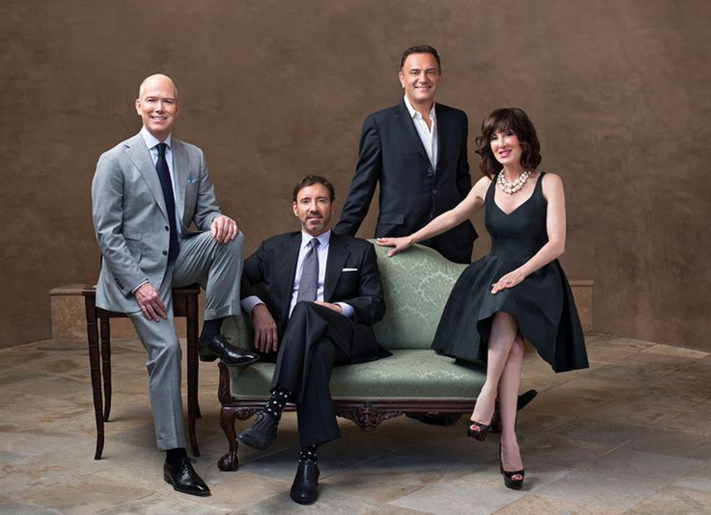
#> input picture normal1.jpg, 1421 x 1029 px, found by its file name (shown at 1/2 size)
$ python Test.py
#> lines starting #> are read from the running program, lines starting #| are printed output that depends on the picture
import numpy as np
import matplotlib.pyplot as plt

# we will only use:  scipy.ndimage.correlate
from scipy import ndimage

# we will only use:  ski.util.view_as_windows for computing hog descriptor
import skimage as ski
# we will only use:  scipy.ndimage.correlate
from scipy import ndimage
import math


def mygradient(image):
    """
    This function takes a grayscale image and returns two arrays of the
    same size, one containing the magnitude of the gradient, the second
    containing the orientation of the gradient.


    Parameters
    ----------
    image : 2D float array of shape HxW
         An array containing pixel brightness values

    Returns
    -------
    mag : 2D float array of shape HxW
        gradient magnitudes

    ori : 2Dfloat array of shape HxW
        gradient orientations in radians
    """

    mag = np.zeros(image.shape)
    ori = np.zeros(image.shape)

    xDerivative = ndimage.correlate(image, np.array([[-1, 1]]), mode="nearest")
    yDerivative = ndimage.correlate(image, np.array([[-1], [1]]), mode="nearest")

    xSquared = np.multiply(xDerivative, xDerivative)
    ySquared = np.multiply(yDerivative, yDerivative)

    mag = np.sqrt(np.add(xSquared, ySquared))

    # Floating Point correction
    xDerivative = np.add(xDerivative, 0.0000000000000000001)
    ori = np.arctan(np.divide(yDerivative, xDerivative))

    return (mag, ori)


def hog(image, bsize, norient):
    """
    This function takes a grayscale image and returns a 3D array
    containing the histogram of gradient orientations descriptor (HOG)
    We follow the convention that the histogram covers gradients starting
    with the first bin at -pi/2 and the last bin ending at pi/2.

    Parameters
    ----------
    image : 2D float array of shape HxW
         An array containing pixel brightness values

    bsize : int
        The size of the spatial bins in pixels, defaults to 8

    norient : int
        The number of orientation histogram bins, defaults to 9

    Returns
    -------
    ohist : 3D float array of shape (H/bsize,W/bsize,norient)
        edge orientation histogram

    """

    # determine the size of the HOG descriptor
    (h, w) = image.shape
    h2 = int(np.ceil(h / float(bsize)))
    w2 = int(np.ceil(w / float(bsize)))
    ohist = np.zeros((h2, w2, norient))

    # pad the input image as needed so that it is a multiple of bsize
    # If the input image dimensions are not a multiple of 8,
    # you should use np.pad with the mode=edge option to pad the width and height up to the nearest integer multiple of 8.
    if h % bsize == 0:
        ph = h
    else:
        ph = bsize * (math.trunc((h + (bsize)) / bsize))

    if w % bsize == 0:
        pw = w
    else:
        pw = bsize * (math.trunc((w + (bsize)) / bsize))

    ph = ph - h
    pw = pw - w

    image = np.pad(image, (ph, pw), 'symmetric')

    # compute image gradients
    (magCopy, oriCopy) = mygradient(image)

    # choose a threshold which is 10% of the maximum gradient magnitude in the image
    thresh = 0.1 * np.max(magCopy)

    # separate out pixels into orientation channels, dividing the range of orientations
    # [-pi/2,pi/2] into norient equal sized bins and count how many fall in each block
    # as a sanity check, make sure every pixel gets assigned to at most 1 bin.

    for i in range(norient):
        # create a binary image containing 1s for pixels at the ith
        # orientation where the magnitude is above the threshold.

        # I would suggest your function loops over the orientation bins.
        # For each orientation bin you'll need to identify those pixels in the image
        # whose magnitude is above the threshold and whose orientation falls in the given bin.
        # You can do this easily in numpy using logical operations in order to generate an array
        # the same size as the image that contains Trues at the locations of every edge pixel
        # that falls in the given orientation bin and is above threshold

        B = np.zeros((h, w))  # same size as image

        binStart = (-np.pi / 2) + i * (np.pi / 9)
        binEnd = (-np.pi / 2) + (i + 1) * (np.pi / 9)

        mag = np.zeros(image.shape)
        mag[np.where(magCopy > thresh)] = 1

        ori = np.zeros(image.shape)
        ori[np.where((binStart <= oriCopy) & (oriCopy <= binEnd))] = 1

        B = mag * ori

        # pull out non-overlapping bsize x bsize blocks
        chblock = ski.util.view_as_windows(B, (bsize, bsize), step=bsize)

        # sum up the count for each block and store the results
        for j in range(h2):
            for k in range(w2):
                ohist[j, k, i] = np.count_nonzero(chblock[j, k])

    # lastly, normalize the histogram so that the sum along the orientation dimension is 1
    # note: don't divide by 0! If there are no edges in a block (i.e. the sum of counts
    # is 0) then your code should leave all the values as zero.
    mySum = np.sum(ohist, axis=2)

    for g in range(h2):
        for h in range(w2):
            if (mySum[g, h] > 0.0):
                ohist[g, h, :] = ohist[g, h, :] / mySum[g, h]

    #     print("ohist", ohist)
    assert (ohist.shape == (h2, w2, norient))

    return ohist


import scipy


# [87 lines left out: function detect, not called in this run]


import matplotlib.patches as patches


# [154 lines left out: functions plot_detections, learn_template, not called in this run]


#############################
##
#############################
#
# Demonstrate your mygradient function here by loading in a grayscale
# image, calling mygradient, and visualizing the resulting magnitude
# and orientation images. For visualizing orientation image, I suggest
# using the hsv or twilight colormap.
#

image = plt.imread("normal1.jpg")
#> image is the input picture: shape (1029, 1421, 3); mean R, G, B 93.2, 81.2, 74.8

if(image.dtype == np.uint8):
    image = image.astype(float) /256

image = (image[:,:,0]+image[:,:,1]+image[:,:,2])/3
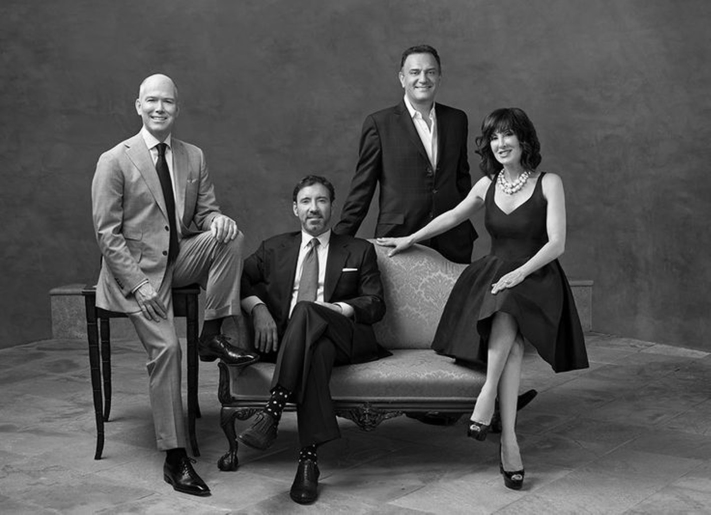
#> image: shape (1029, 1421) float64 (shown at 1/2 size); min 0, max 0.996, mean 0.324


(mag,ori) = mygradient(image)
#> in mygradient, `xDerivative = ndimage.correlate(image, np.array([[-1, 1]]), mode="near..`:
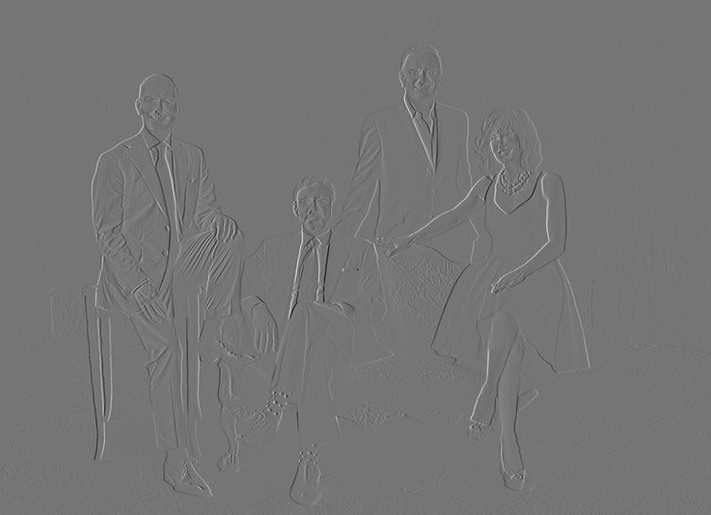
#> xDerivative: shape (1029, 1421) float64 (shown at 1/2 size); min -0.422, max 0.492, mean 8.58e-06; drawn with min black and max white
#> in mygradient, `yDerivative = ndimage.correlate(image, np.array([[-1], [1]]), mode="ne..`:
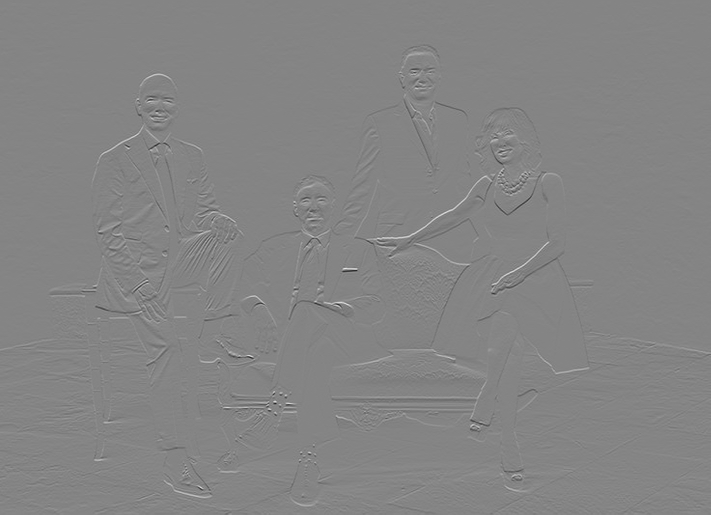
#> yDerivative: shape (1029, 1421) float64 (shown at 1/2 size); min -0.497, max 0.461, mean 0.000242; drawn with min black and max white
#> in mygradient, `xSquared = np.multiply(xDerivative, xDerivative)`:
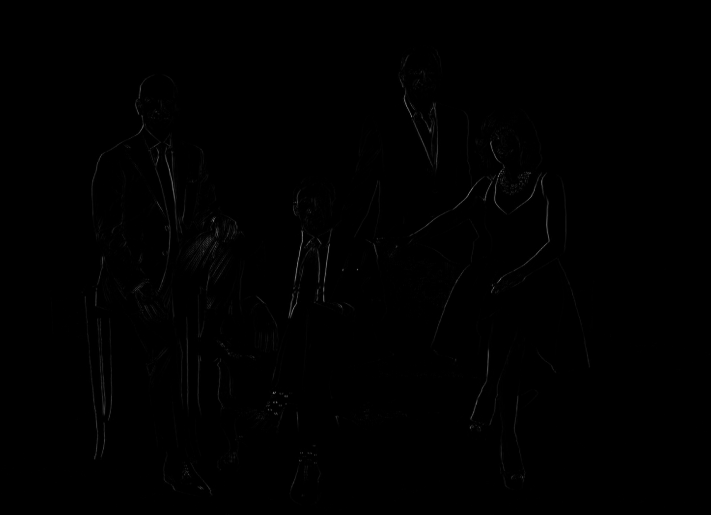
#> xSquared: shape (1029, 1421) float64 (shown at 1/2 size); min 0, max 0.242, mean 0.000677; drawn with min black and max white
#> in mygradient, `ori = np.arctan(np.divide(yDerivative, xDerivative))`:
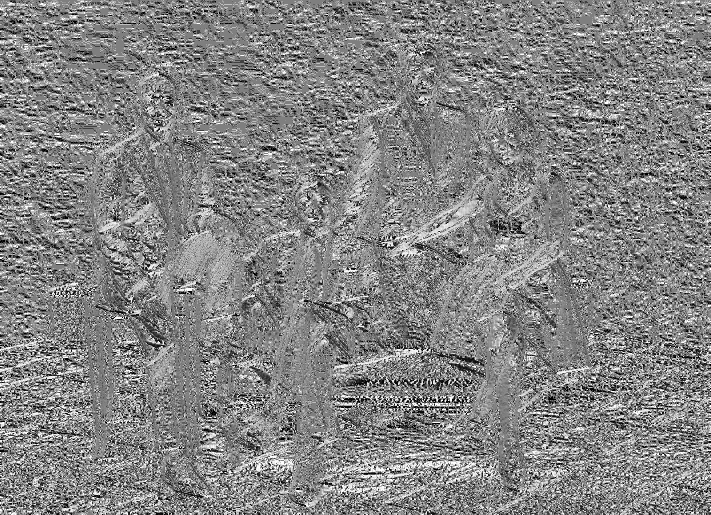
#> ori: shape (1029, 1421) float64 (shown at 1/2 size); min -1.57, max 1.57, mean 0.0576; drawn with min black and max white

plt.imshow(image, cmap= plt.cm.gray)
plt.show()

plt.imshow(mag, cmap=plt.cm.gray)
plt.show()

plt.imshow(ori, cmap=plt.cm.twilight)
plt.show()


###############################
##
###############################
#provided function for visualizing hog descriptors
import hogvis as hogvis

#
# generate a simple test image... a 80x80 image
# with a circle of radius 30 in the center
#
[yy,xx] = np.mgrid[-44:44,-44:44]
im = np.array((xx*xx+yy*yy<=30*30),dtype=float)

plt.imshow(im)
plt.show()
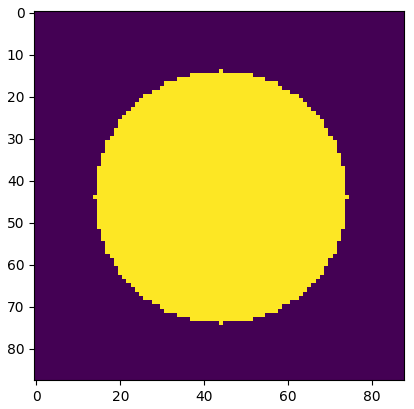
#> figure drawn by matplotlib, 1 panel

h = hog(im, 8, 9)

#> (the run stopped early here; a loop or call above may not have finished)

$ run again, with normal2.jpg copied over normal1.jpg
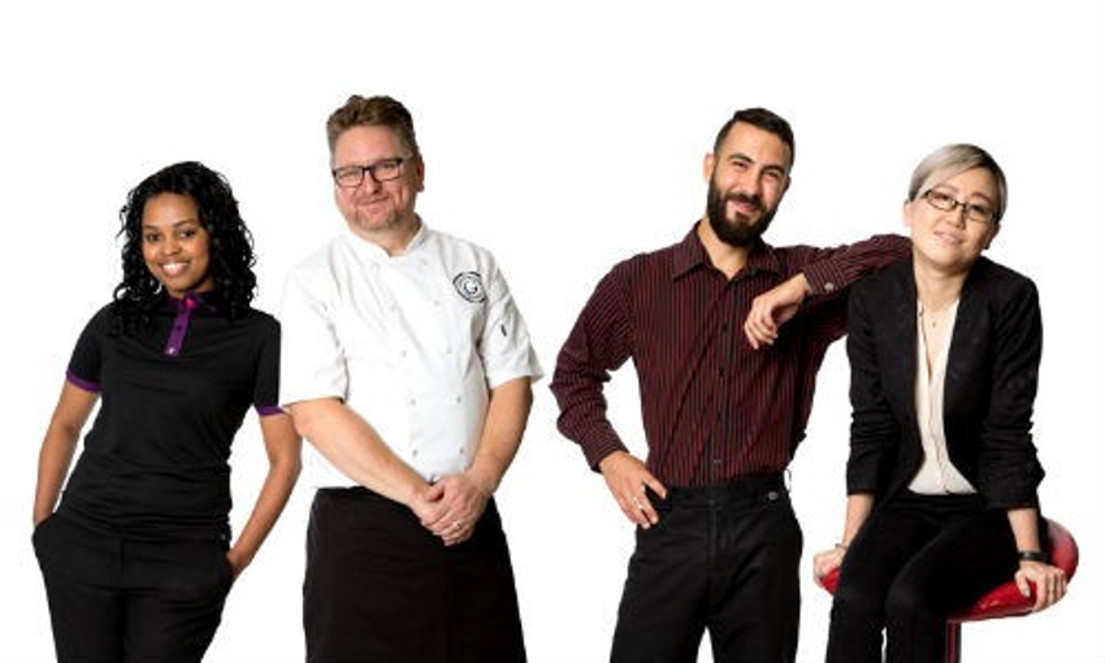
#> input picture normal2.jpg, 1105 x 663 px, found by its file name
#> image is the input picture: shape (663, 1105, 3); mean R, G, B 165.9, 157.7, 155.1
#> in mygradient, `ySquared = np.multiply(yDerivative, yDerivative)`:
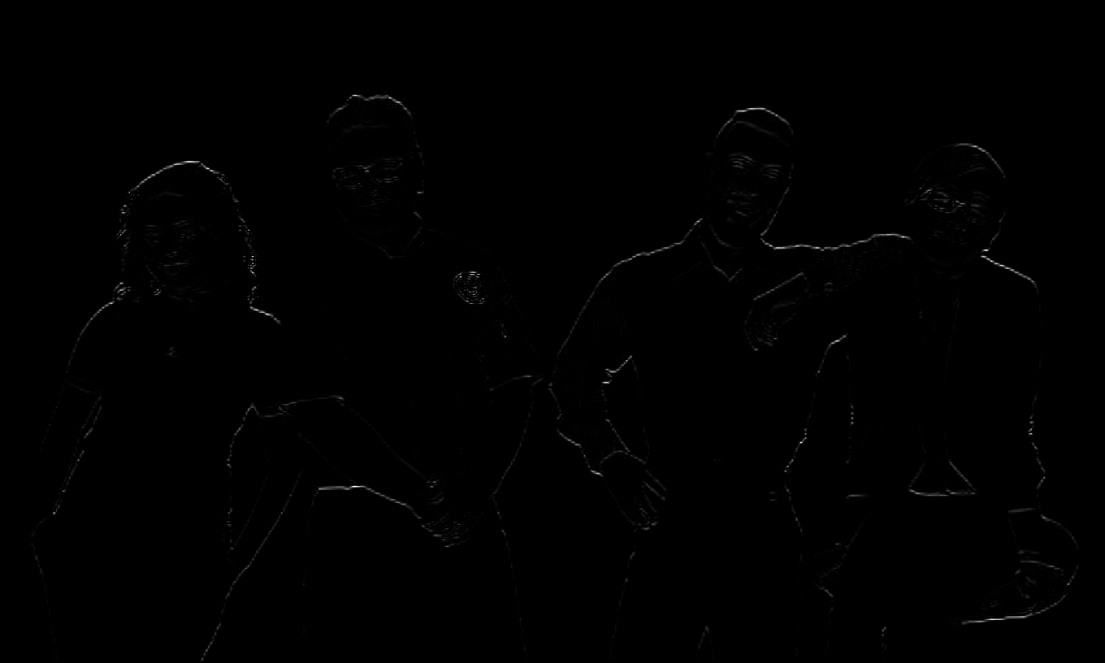
#> ySquared: shape (663, 1105) float64; min 0, max 0.202, mean 0.000616; drawn with min black and max white
#> in mygradient, `ori = np.arctan(np.divide(yDerivative, xDerivative))`:
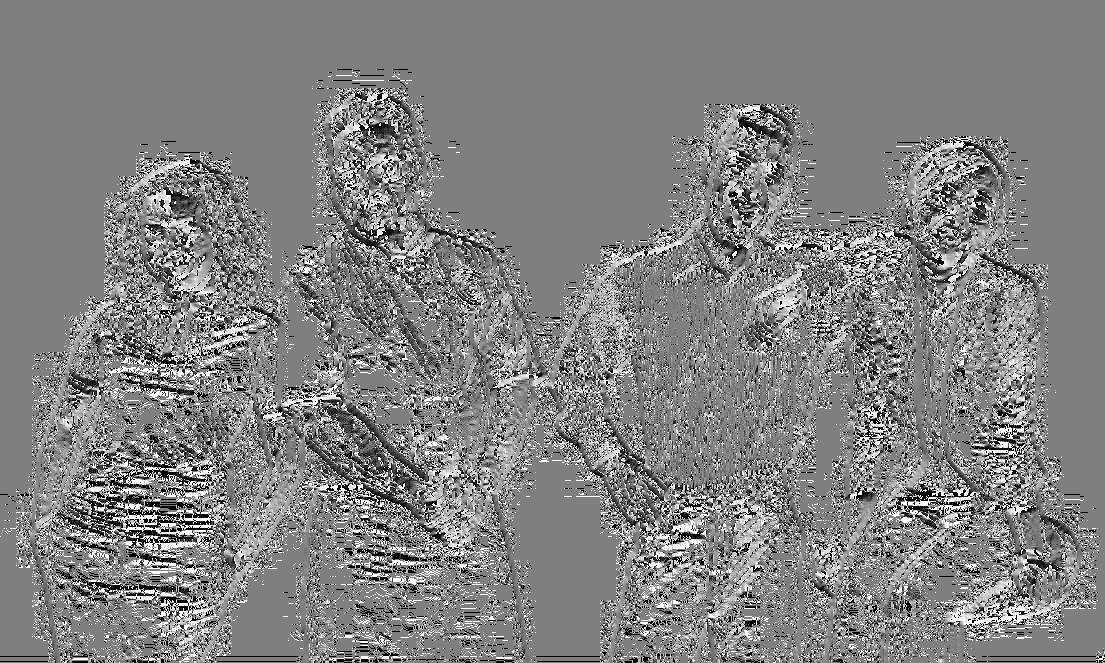
#> ori: shape (663, 1105) float64; min -1.57, max 1.57, mean 0.0351; drawn with min black and max white
